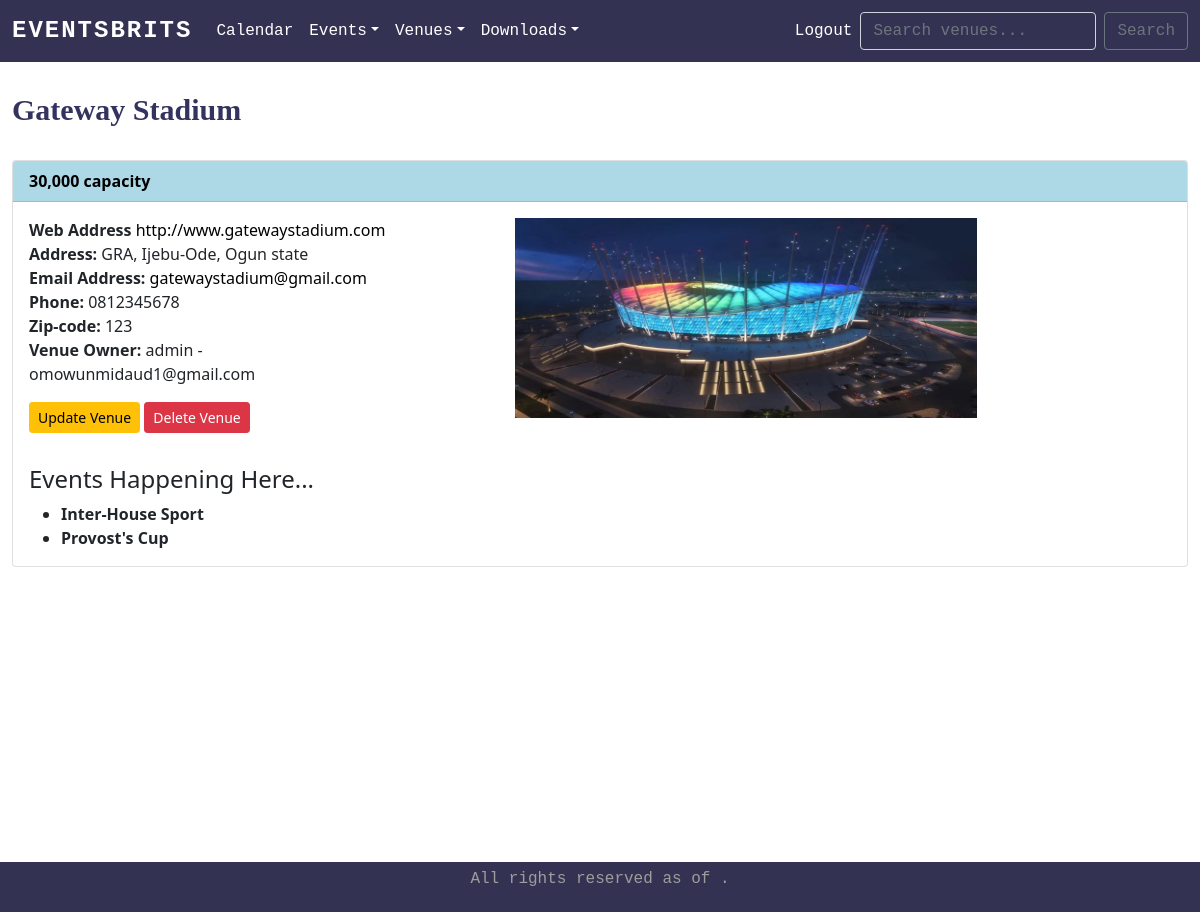
The app's page /show_venue/7 (signed in) with its own data.
### firstapp/models.py (models this page shows, shortened)
class Venue(models.Model):
    name = models.CharField('Venue Name', max_length=120)
    address = models.CharField( max_length=300)
    zip_code = models.CharField('Zip Code', max_length=15, blank=True)
    phone = models.CharField('Contact Phone', max_length=25)
    web = models.URLField('Website Address', blank=True)
    email_address = models.EmailField('Email Address')
    capacity = models.CharField('Capacity', max_length=15, blank=False)
    owner = models.IntegerField('Venue Owner', blank=False, default=1)
    venue_image = models.ImageField(null=True, blank=True, upload_to="images/")
    def __str__(self):
        return self.name

class Event(models.Model):
    name = models.CharField('Event Name', max_length=120)
    event_date = models.DateTimeField('Event Date')
    venue = models.ForeignKey(Venue, blank=True, null=True, on_delete=models.CASCADE)
    manager = models.ForeignKey(User, blank=True, null=True, on_delete=models.SET_NULL)
    description = models.TextField(blank=True)
    attendees = models.ManyToManyField(Userlist, blank=True)
    approved = models.BooleanField('Approved', default=False)
    def __str__(self):
        return self.name

### firstapp/views.py (the view)
# urls.py: path('show_venue/<venue_id>', views.show_venue, name='show-venue'),
def show_venue(request, venue_id):
    venue = Venue.objects.get(pk=venue_id)
    events = venue.event_set.all()
    venue_owner = User.objects.get(pk=venue.owner)
    return render(request, 'firstapp/venuedetails.html', {'venue': venue, 'events': events, 'venue_owner': venue_owner})

### firstapp/templates/firstapp/venuedetails.html (shortened to what this page needs)
{% extends 'firstapp/base.html' %}
{% block content %}
    <h1 style="margin-top: 1em;">{{ venue }}</h1> <br />
    <section class="card">
        <div class="card-header">
            <strong>{{ venue.capacity }} capacity</strong>
        </div>
        <div class="row card-body">
            <div class="col-md-4">
                <p class="card-text">
                    <b>Web Address</b> <a style="color: black;" href="{{ venue.web}}">{{ venue.web }}</a> <br />
                    <b>Address:</b> {{ venue.address }} <br />
                    <b>Email Address:</b> <a style="color: black;" href="{{ venue.email_address}}">{{ venue.email_address }}</a> <br />
                    <b>Phone:</b> {{ venue.phone }} <br />
                    <b>Zip-code:</b> {{ venue.zip_code }} <br />
                    <b>Venue Owner:</b> {{ venue_owner }} - {{ venue_owner.email }} <br />
                </p>
                <a href="{% url 'update-venue' venue.id %}" class="btn btn-warning btn-sm"> Update Venue </a>
                <a href="{% url 'delete-venue' venue.id %}" class="btn btn-danger btn-sm"> Delete Venue </a>
            </div>
            {% if venue.venue_image %}
                <img class="col-md-5 offset-md-1" src="{{ venue.venue_image.url }}" alt="venue image" height="200" />
            {% endif %}
        </div>
        <div class="row card-body">
            <h4>Events Happening Here...</h4>
            <div>
                <ul class="card-text">
                    {% for event in events %}
                        <li><strong>{{ event }}</strong></li>
                    {% endfor %}
                </ul>
            </div>
        </div>
    </section>
{% endblock %}

### firstapp/static/css/style.css (style rules this page uses)
a { text-decoration: none; }
h1 { font-size: 30px; margin-top: 1em; font-family: Georgia, 'Times New Roman', Times, serif; font-weight: bold; }
.card-header, #card-footer { background-color: lightblue; color: black; }
h1, label, .viewpost > h2 { color: #34325e; }

### records on screen
Venue: name "Gateway Stadium", capacity "30,000", web "http://www.gatewaystadium.com", address "GRA, Ijebu-Ode, Ogun state", email_address "gatewaystadium@gmail.com", phone "0812345678", zip_code "123", venue_image (picture)
Event: name "Inter-House Sport"
Event: name "Provost's Cup"

### other values on screen
{{ venue_owner }} "admin"
{{ venue_owner.email }} "omowunmidaud1@gmail.com"
